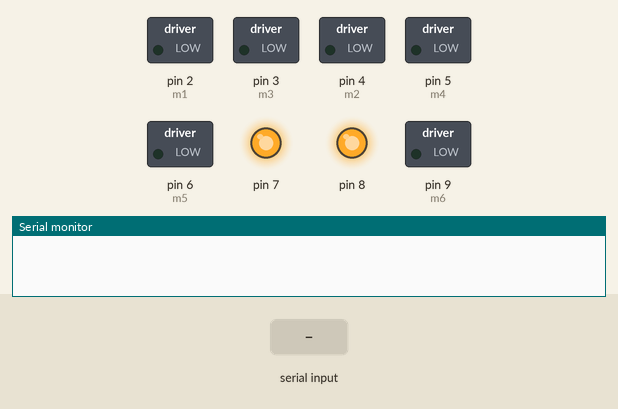
The sketch below on a simulated Arduino Uno, built with avr-gcc and run on an emulated ATmega328P. On the bench: switched loads named in the sketch (green lamp = pin HIGH), output pins drawn as LEDs (lit = HIGH), the last lines printed to the serial monitor. The test bench sets the inputs (shaded band).

Above: at 1.2 s.
1.3 s: "f" received over Serial
At 1.8 s:
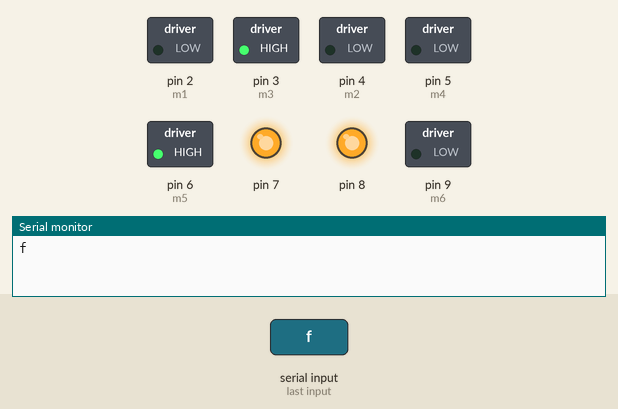
2.8 s: "b" received over Serial
At 4.0 s:
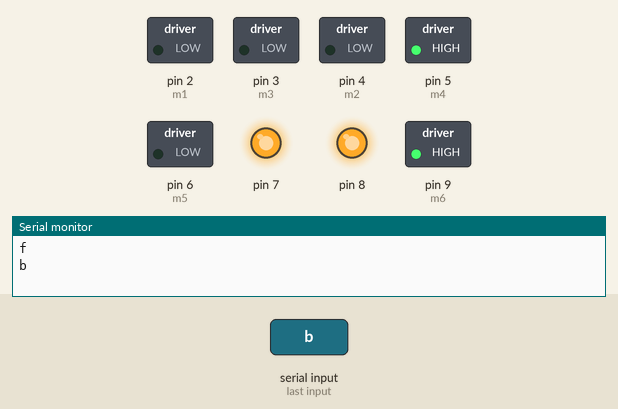
4.3 s: "l" received over Serial
At 5.3 s:
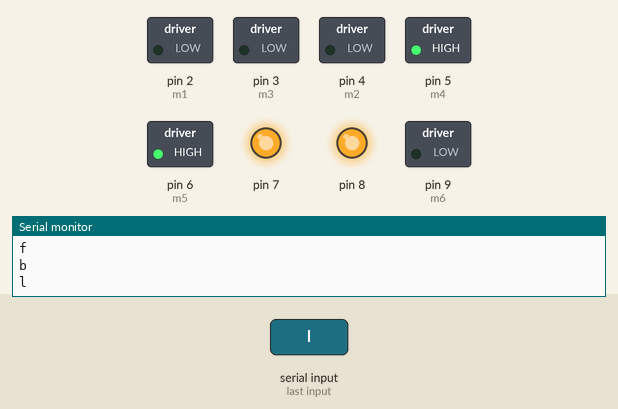
5.8 s: "r" received over Serial
At 6.5 s:
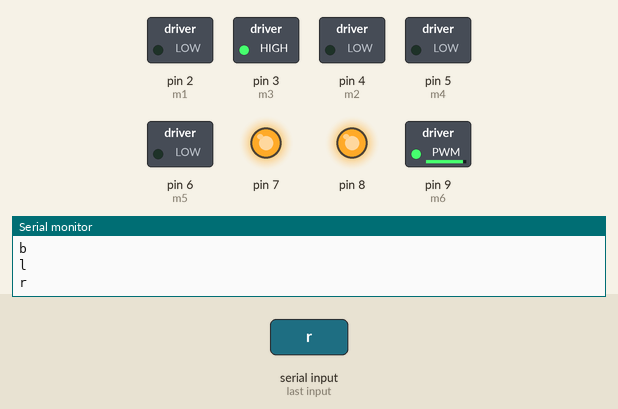
7.3 s: "q" received over Serial
At 7.6 s:
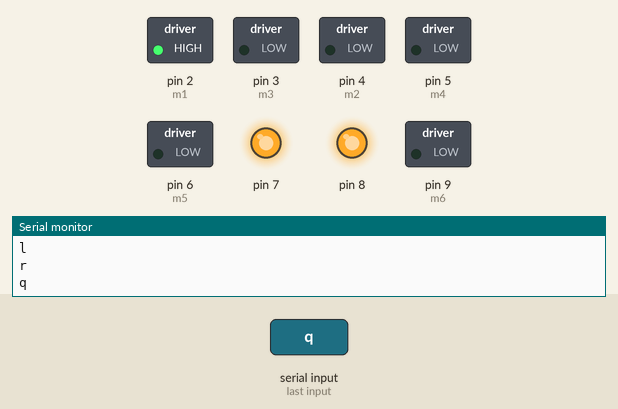
8.8 s: "e" received over Serial
At 9.9 s:
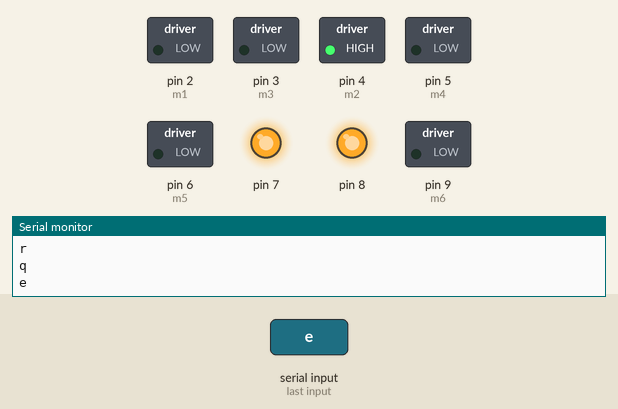
Timing chart, 0 to 11.3 s (numbered marks = the images above; inputs shaded):
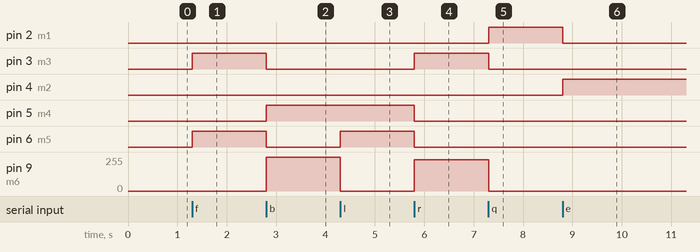

The sketch:

_3wheel.ino
```cpp
 char junk;
 String inputString="";
 int m1 = 2;
 int m2 = 4;
 int m3 = 3;
 int m4 = 5;
 int m5 = 6;
 int m6 = 9;
 void setup()  {
  Serial.begin(9600);
  pinMode(m1,OUTPUT);
  pinMode(m2,OUTPUT);
  pinMode(m3,OUTPUT);
  pinMode(m4,OUTPUT);
  pinMode(m5,OUTPUT);
  pinMode(m6,OUTPUT);
  pinMode(8,OUTPUT);
  pinMode(7,OUTPUT);
  digitalWrite(7,HIGH);
  digitalWrite(8,HIGH);
    }
 void loop() {
  if(Serial.available()){
   while(Serial.available()){
   char inChar = (char)Serial.read();
   inputString += inChar; }
   Serial.println(inputString);
   while (Serial.available() > 0)
   { junk = Serial.read() ; }
       if(inputString == "0"){
   analogWrite(m1,0);
   analogWrite(m2,0);
   analogWrite(m3,0);
   analogWrite(m4,0);
   analogWrite(m5,0);
   analogWrite(m6,0);
   }else if(inputString == "f"){
   analogWrite(m1,0);
   analogWrite(m2,0);
   analogWrite(m3,255);
   analogWrite(m4,0);
   analogWrite(m5,255);
   analogWrite(m6,0);
   }else if(inputString == "b"){
   analogWrite(m1,0);
   analogWrite(m2,0);
   analogWrite(m3,0);
   analogWrite(m4,255);
   analogWrite(m5,0);
   analogWrite(m6,255);
   }else if(inputString == "l"){
   analogWrite(m1,0);
   analogWrite(m2,0);
   analogWrite(m3,0);
   analogWrite(m4,255);
   analogWrite(m5,255);
   analogWrite(m6,0);
   }else if(inputString == "r"){
   analogWrite(m1,0);
   analogWrite(m2,0);
   analogWrite(m3,255);
   analogWrite(m4,0);
   analogWrite(m5,0);
   analogWrite(m6,235);
   }else if(inputString == "q"){
   analogWrite(m1,255);
   analogWrite(m2,0);
   analogWrite(m3,0);
   analogWrite(m4,0);
   analogWrite(m5,0);
   analogWrite(m6,0);
   }else if(inputString == "e"){
   analogWrite(m1,0);
   analogWrite(m2,255);
   analogWrite(m3,0);
   analogWrite(m4,0);
   analogWrite(m5,0);
   analogWrite(m6,0);
   }inputString = "";
  }
 }
```

Measured:
- after the input at 1.3 s, pin 3 (m3), pin 6 (m5): LOW → HIGH at once
- after the input at 2.8 s, pin 3 (m3), pin 6 (m5): HIGH → LOW at once; pin 5 (m4): LOW → HIGH at once; pin 9 (m6): 0/255 → 255/255 at once
- after the input at 4.3 s, pin 6 (m5): LOW → HIGH at once; pin 9 (m6): 255/255 → 0/255 at once
- after the input at 5.8 s, pin 3 (m3): LOW → HIGH at once; pin 5 (m4), pin 6 (m5): HIGH → LOW at once; pin 9 (m6): 0/255 → 235/255 at once
- after the input at 7.3 s, pin 2 (m1): LOW → HIGH at once; pin 3 (m3): HIGH → LOW at once; pin 9 (m6): 235/255 → 0/255 at once
- after the input at 8.8 s, pin 2 (m1): HIGH → LOW at once; pin 4 (m2): LOW → HIGH at once
